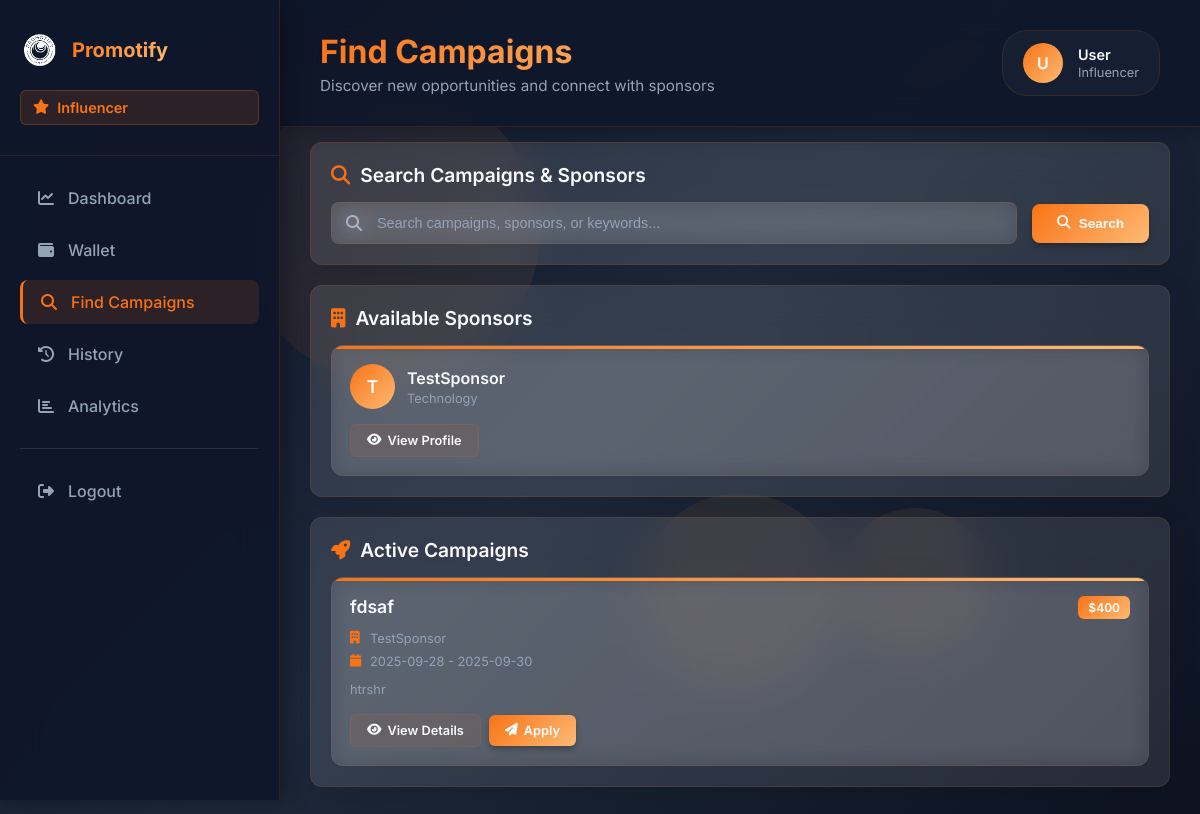
The page /ifind (signed in) on the database its author committed.
### models.py (models this page shows, shortened)
class Sponsor(db.Model):
    id = db.Column(db.Integer, primary_key=True)
    username = db.Column(db.String(15), unique=True, nullable=False)
    email = db.Column(db.String(20), unique=True, nullable=False)
    password = db.Column(db.String(10), nullable=False)
    industry = db.Column(db.String(20), nullable=False)
    wallet_balance = db.Column(db.Float, default=0.0, nullable=False)
    date_joined = db.Column(db.DateTime, default=datetime.utcnow)

class Campaign(db.Model):
    id = db.Column(db.Integer, primary_key=True)
    sponsor_id = db.Column(db.Integer, db.ForeignKey('sponsor.id', ondelete='CASCADE'), nullable=False)
    name = db.Column(db.String(15), nullable=False)
    description = db.Column(db.Text, nullable=True)
    start_date = db.Column(db.Date, nullable=False)
    end_date = db.Column(db.Date, nullable=False)
    budget = db.Column(db.Float, nullable=False)
    status = db.Column(db.String(50))
    created_at = db.Column(db.DateTime, default=datetime.utcnow)
    sponsor = db.relationship('Sponsor', backref=db.backref('campaigns', lazy=True, cascade='all, delete-orphan'))
    influencers = db.relationship('Influencer', secondary='application',
                                  primaryjoin="and_(Campaign.id==Application.campaign_id, Application.status=='accepted')",
                                  backref=db.backref('accepted_campaigns', lazy='dynamic'))

### routes.py (the view, shortened to what this page needs)
    @app.route('/ifind', methods=['GET', 'POST'])
    def ifind():
        if 'influencer_id' not in session:
            flash('You need to log in first.', 'error')
            return redirect(url_for('influ_log'))
        influencer = Influencer.query.get(session['influencer_id'])
        search_query = request.form.get('search_query', '') if request.method == 'POST' else request.args.get('search', '')
        searched_sponsor = None
        searched_campaigns = None
        sponsors = Sponsor.query.all()
        applied_campaign_ids = [app.campaign_id for app in influencer.applications]
        campaigns = Campaign.query.filter(
            ~Campaign.id.in_(applied_campaign_ids),
            Campaign.end_date >= datetime.now().date()
        ).all()
        return render_template('influ_find.html',
                               sponsors=sponsors,
                               campaigns=campaigns,
                               search_query=search_query,
                               searched_sponsor=searched_sponsor,
                               searched_campaigns=searched_campaigns,
                               influencer=influencer)

### templates/influ_find.html (shortened to what this page needs)
<!DOCTYPE html>
<html lang="en">
<head>
    <link rel="stylesheet" type="text/css" href="{{ url_for('static', filename='css/ifind.css') }}">
    <link rel="stylesheet" href="https://cdnjs.cloudflare.com/ajax/libs/font-awesome/6.4.0/css/all.min.css">
</head>
<body>
    <div class="background">
        <div class="shape shape-1"></div>
        <div class="shape shape-2"></div>
        <div class="shape shape-3"></div>
    </div>
    <div class="sidebar">
            <div class="sidebar-header">
        <div class="logo">
            <img src="{{ url_for('static', filename='images/promotify.png') }}" alt="Promotify">
            <span class="logo-text">Promotify</span>
        </div>
        <div class="influencer-badge">
            <i class="fas fa-star"></i>
            <span>Influencer</span>
        </div>
    </div>
        <nav class="sidebar-nav">
            <ul>
                <li class="nav-item">
                    <a href="{{ url_for('influ_dash') }}" class="nav-link">
                        <i class="fas fa-chart-line"></i>
                        <span>Dashboard</span>
                    </a>
                </li>
                <li class="nav-item">
                    <a href="{{ url_for('influencer_wallet') }}" class="nav-link">
                        <i class="fas fa-wallet"></i>
                        <span>Wallet</span>
                    </a>
                </li>
                <li class="nav-item active">
                    <a href="{{ url_for('ifind') }}" class="nav-link">
                        <i class="fas fa-search"></i>
                        <span>Find Campaigns</span>
                    </a>
                </li>
                <li class="nav-item">
                    <a href="{{ url_for('influencer_history') }}" class="nav-link">
                        <i class="fas fa-history"></i>
                        <span>History</span>
                    </a>
                </li>
                <li class="nav-item">
                    <a href="{{ url_for('influ_stats') }}" class="nav-link">
                        <i class="fas fa-chart-bar"></i>
                        <span>Analytics</span>
                    </a>
                </li>
                <li class="nav-item logout">
                    <a href="{{ url_for('influ_logout') }}" class="nav-link">
                        <i class="fas fa-sign-out-alt"></i>
                        <span>Logout</span>
                    </a>
                </li>
            </ul>
        </nav>
    </div>
    <main class="main-content">
        <div class="content-header">
            <div class="header-left">
                <h1>Find Campaigns</h1>
                <p class="header-subtitle">Discover new opportunities and connect with sponsors</p>
            </div>
            <div class="user-info">
                <div class="user-avatar">
                    {{ session.get('username', 'U')[0].upper() }}
                </div>
                <div class="user-details">
                    <div class="user-name">{{ session.get('username', 'User') }}</div>
                    <div class="user-role">Influencer</div>
                </div>
            </div>
        </div>        <div class="content">
            <div class="search-section">
                <h2 class="section-title">
                    <i class="fas fa-search"></i>
                    Search Campaigns & Sponsors
                </h2>
                <form class="search-form" method="POST">
                    <div class="search-input-group">
                        <i class="fas fa-search search-icon"></i>
                        <input type="text" name="search_query" class="search-input"
                               placeholder="Search campaigns, sponsors, or keywords..."
                               value="{{ request.form.search_query or '' }}">
                    </div>
                    <button type="submit" class="search-btn">
                        <i class="fas fa-search"></i>
                        Search
                    </button>
                </form>
            </div>
            {% if not search_query and sponsors %}
                <div class="sponsors-section content-section">
                    <h2 class="section-title">
                        <i class="fas fa-building"></i>
                        Available Sponsors
                    </h2>
                    <div class="sponsors-grid">
                        {% for sponsor in sponsors %}
                        <div class="sponsor-card">
                            <div class="sponsor-header">
                                <div class="sponsor-avatar">
                                    {{ sponsor.username[0].upper() }}
                                </div>
                                <div class="sponsor-info">
                                    <div class="sponsor-name">{{ sponsor.username }}</div>
                                    <div class="sponsor-industry">{{ sponsor.industry or 'General' }}</div>
                                </div>
                            </div>
                            <div class="sponsor-actions">
                                <button class="btn btn-secondary">
                                    <i class="fas fa-eye"></i> View Profile
                                </button>
                            </div>
                        </div>
                        {% endfor %}
                    </div>
                </div>
            {% endif %}
            {% if not search_query and campaigns %}
                <div class="campaigns-section content-section">
                    <h2 class="section-title">
                        <i class="fas fa-rocket"></i>
                        Active Campaigns
                    </h2>
                    <div class="campaigns-grid">
                        {% for campaign in campaigns %}
                        <div class="campaign-card">
                            <div class="campaign-header">
                                <div class="campaign-name">{{ campaign.name }}</div>
                                <div class="campaign-budget">${{ "{:,.0f}".format(campaign.budget) }}</div>
                            </div>
                            <div class="campaign-sponsor">
                                <i class="fas fa-building"></i>
                                {{ campaign.sponsor.username }}
                            </div>
                            <div class="campaign-dates">
                                <i class="fas fa-calendar"></i>
                                {{ campaign.start_date }} - {{ campaign.end_date }}
                            </div>
                            <p class="campaign-description">{{ campaign.description[:100] + '...' if campaign.description and campaign.description|length > 100 else (campaign.description or 'No description available.') }}</p>
                            <div class="campaign-actions">
                                <button class="btn btn-secondary">
                                    <i class="fas fa-eye"></i> View Details
                                </button>
                                <form action="{{ url_for('apply_campaign', campaign_id=campaign.id) }}" method="POST" style="display: inline;">
                                    <button type="submit" class="btn btn-primary apply-btn">
                                        <i class="fas fa-paper-plane"></i> Apply
                                    </button>
                                </form>
                            </div>
                        </div>
                        {% endfor %}
                    </div>
                </div>
            {% endif %}
        </div>
    </main>
    <div class="background">
        <div class="shape shape-1"></div>
        <div class="shape shape-2"></div>
        <div class="shape shape-3"></div>
    </div>
</body>
</html>

### rows shown on the page
Sponsor: username "T", username "TestSponsor", industry "Technology"
Campaign: name "fdsaf", budget "400", sponsor.username "TestSponsor", start_date "2025-09-28", end_date "2025-09-30", description "htrshr"

### other values the page prints
{{ session.get('username', 'U')[0].upper() }} "U"
{{ session.get('username', 'User') }} "User"
